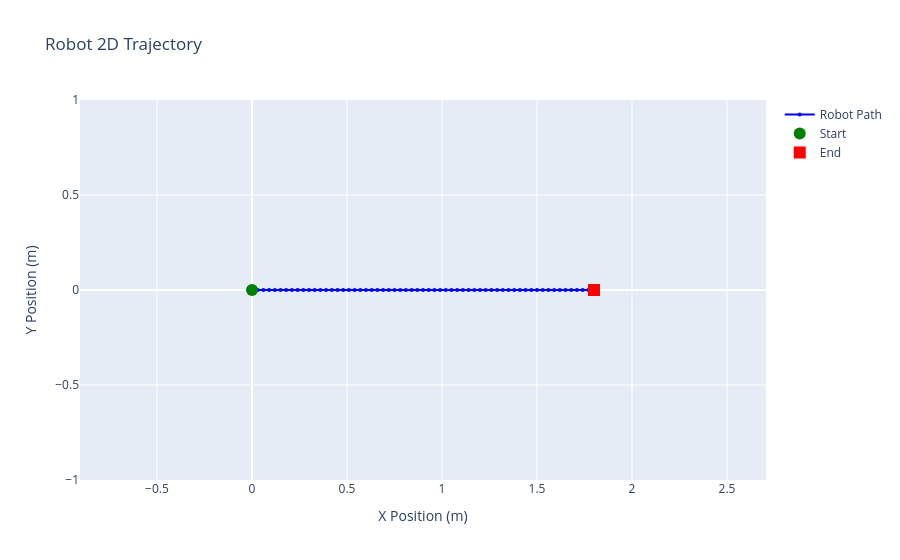

Notebook source saved alongside this figure:
### Markdown cell above
# Experiment 3: Change wheel speeds

### Code cell
# straight
omega_l = omega_r = 10
exp_03_straight_plant = DifferentialDriveRobot(r, L, initial_state)

state_history = [ initial_state ]
for i in range(60):
    new_state = exp_03_straight_plant.simulation_step(omega_l, omega_r, dt)
    state_history.append(new_state)

plot_trajectory(state_history)

### Figure 1 — Plotly figure (JSON) as saved in the notebook; plotly's stock layout.template omitted (floating-point values rounded to 4 significant figures)
{"data": [{"line": {"color": "blue", "width": 2}, "marker": {"size": 4}, "mode": "lines+markers", "name": "Robot Path", "type": "scatter", "x": [0, 0.03, 0.06, 0.09, 0.12, 0.15, 0.18, 0.21, 0.24, 0.27, 0.3, 0.33, 0.36, 0.39, 0.42, 0.45, 0.48, 0.51, 0.54, 0.57, 0.6, 0.63, 0.66, 0.69, 0.72, 0.75, 0.78, 0.81, 0.84, 0.87, 0.9, 0.93, 0.96, 0.99, 1.02, 1.05, 1.08, 1.11, 1.14, 1.17, 1.2, 1.23, 1.26, 1.29, 1.32, 1.35, 1.38, 1.41, 1.44, 1.47, 1.5, 1.53, 1.56, 1.59, 1.62, 1.65, 1.68, 1.71, 1.74, 1.77, 1.8], "y": [0, 0, 0, 0, 0, 0, 0, 0, 0, 0, 0, 0, 0, 0, 0, 0, 0, 0, 0, 0, 0, 0, 0, 0, 0, 0, 0, 0, 0, 0, 0, 0, 0, 0, 0, 0, 0, 0, 0, 0, 0, 0, 0, 0, 0, 0, 0, 0, 0, 0, 0, 0, 0, 0, 0, 0, 0, 0, 0, 0, 0]}, {"marker": {"color": "green", "size": 12, "symbol": "circle"}, "mode": "markers", "name": "Start", "type": "scatter", "x": [0], "y": [0]}, {"marker": {"color": "red", "size": 12, "symbol": "square"}, "mode": "markers", "name": "End", "type": "scatter", "x": [1.8], "y": [0]}], "layout": {"hovermode": "closest", "showlegend": true, "title": {"text": "Robot 2D Trajectory"}, "xaxis": {"title": {"text": "X Position (m)"}}, "yaxis": {"scaleanchor": "x", "scaleratio": 1, "title": {"text": "Y Position (m)"}}}}
